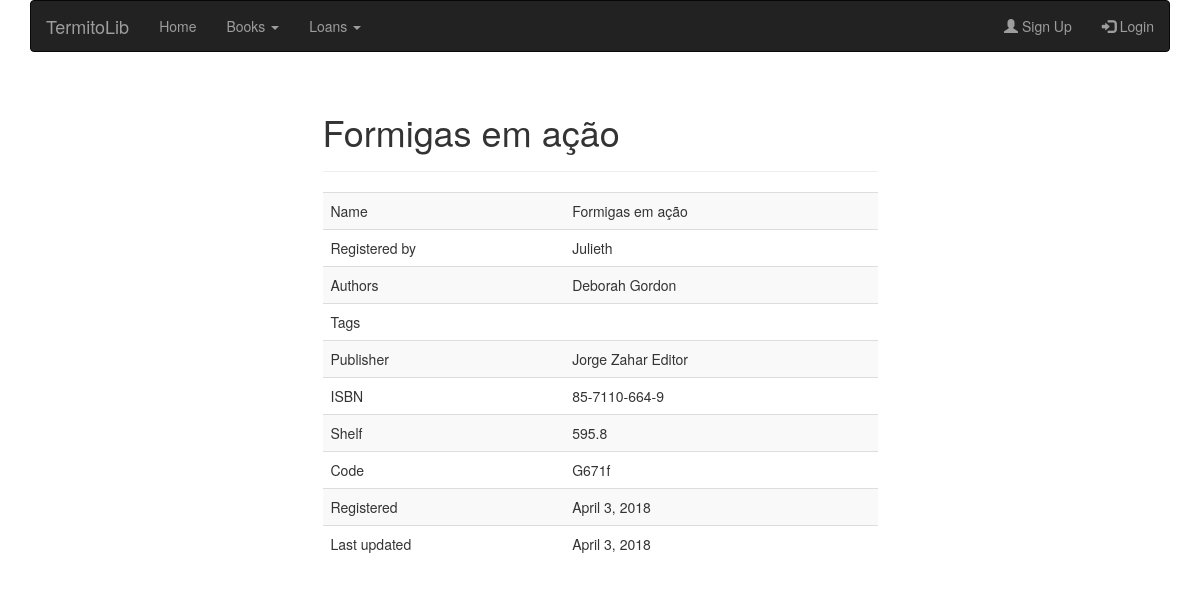
Page /books/57/ on the committed database.
### books/models.py (models this page shows, shortened)
class Book(models.Model):
    registered_by = models.ForeignKey(settings.AUTH_USER_MODEL)
    name = models.CharField(max_length=200, unique=True)
    authors = models.TextField(max_length=500, help_text='Separate each item by comma.')
    tags = models.TextField(help_text='Separate each item by comma.', blank=True, null=True)
    publisher = models.CharField(max_length=200)
    isbn = models.CharField(max_length=200, unique=True)
    shelf = models.CharField(max_length=10)
    code = models.CharField(max_length=10, unique=True)
    copies = models.PositiveIntegerField()
    registered = models.DateTimeField(auto_now_add=True)
    updated = models.DateTimeField(auto_now=True)
    class Meta:
        ordering = ['name', 'code']

### books/views.py (the view)
# urls.py: url(r'^(?P<pk>[-\w]+)/$', BookDetailView.as_view(), name='book-detail'),
class BookDetailView(DetailView):
    model = Book
    context_object_name = 'book'

### books/templates/books/book_detail.html (shortened to what this page needs)
{% extends "layout.html" %}
{% block page_title %}{{ book.name }}{% endblock %}
{% block content %}
<div class="table-responsive">
    <table class="table table-striped">
        <tbody>
            <tr>
                <td>Name</td>
                <td>{{ book.name }}</td>
            </tr>
            <tr>
                <td>Registered by</td>
                <td>{{ book.registered_by.username }}</td>
            </tr>
            <tr>
                <td>Authors</td>
                <td>{{ book.authors }}</td>
            </tr>
            <tr>
                <td>Tags</td>
                <td>{{ book.tags }}</td>
            </tr>
            <tr>
                <td>Publisher</td>
                <td>{{ book.publisher }}</td>
            </tr>
            <tr>
                <td>ISBN</td>
                <td>{{ book.isbn }}</td>
            </tr>
            <tr>
                <td>Shelf</td>
                <td>{{ book.shelf }}</td>
            </tr>
            <tr>
                <td>Code</td>
                <td>{{ book.code }}</td>
            </tr>
            <tr>
                <td>Registered</td>
                <td>{{ book.registered|date }}</td>
            </tr>
            <tr>
                <td>Last updated</td>
                <td>{{ book.updated|date }}</td>
            </tr>
    </table>
</div>
{% endblock%}

### rows in the picture
Book: name "Formigas em ação", registered_by.username "Julieth", authors "Deborah Gordon", publisher "Jorge Zahar Editor", isbn "85-7110-664-9", shelf "595.8", code "G671f", registered "April 3, 2018", updated "April 3, 2018"
